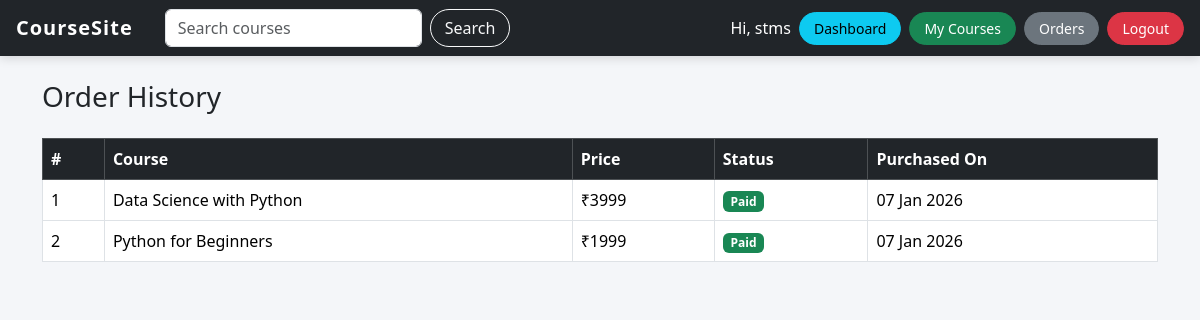
Screenshot of /orders/ (signed in) with the database file from the repository.
### core/models.py (models this page shows, shortened)
class Order(models.Model):
    student = models.ForeignKey(Student, on_delete=models.CASCADE)
    course = models.ForeignKey(Course, on_delete=models.CASCADE)
    amount = models.IntegerField()          # ← FIXED (NOT NULL)
    paid = models.BooleanField(default=False)
    created_at = models.DateTimeField(auto_now_add=True)

class Course(models.Model):
    title = models.CharField(max_length=200)
    description = models.TextField()
    price = models.IntegerField()
    image = models.ImageField(upload_to='courses/')
    category = models.ForeignKey(Category, on_delete=models.SET_NULL, null=True)

### core/views.py (the view)
# urls.py: path('orders/', views.order_history, name='order_history'),
@login_required
def order_history(request):
    student, _ = Student.objects.get_or_create(user=request.user)
    orders = Order.objects.filter(
        student=student,
        paid=True
    ).select_related('course').order_by('-id')
    return render(request, 'core/order_history.html', {
        'orders': orders
    })

### core/templates/core/order_history.html
{% extends 'core/base.html' %}
{% block content %}
<h3 class="mb-4">Order History</h3>
<table class="table table-bordered table-hover">
  <thead class="table-dark">
    <tr>
      <th>#</th>
      <th>Course</th>
      <th>Price</th>
      <th>Status</th>
      <th>Purchased On</th>
    </tr>
  </thead>
  <tbody>
    {% for order in orders %}
    <tr>
      <td>{{ forloop.counter }}</td>
      <td>{{ order.course.title }}</td>
      <td>₹{{ order.course.price }}</td>
      <td>
        <span class="badge bg-success">Paid</span>
      </td>
      <td>{{ order.created_at|date:"d M Y" }}</td>
    </tr>
    {% empty %}
    <tr>
      <td colspan="5" class="text-center text-muted">
        No orders found
      </td>
    </tr>
    {% endfor %}
  </tbody>
</table>
{% endblock %}

### core/templates/core/base.html (shortened to what this page needs)
<!DOCTYPE html>
<html>
<head>
  <link href="https://cdn.jsdelivr.net/npm/bootstrap@5.3.2/dist/css/bootstrap.min.css" rel="stylesheet">
  {% load static %}
  <link rel="stylesheet" href="{% static 'css/style.css' %}">
</head>
<body>
<nav class="navbar navbar-expand-lg navbar-dark bg-dark px-3">
  <a class="navbar-brand" href="/">CourseSite</a>
  {% if request.resolver_match.url_name not in 'student_dashboard my_courses cart' %}
  <form method="GET" action="/" class="d-flex ms-3">
    <input class="form-control me-2" name="q" placeholder="Search courses">
    <button class="btn btn-outline-light">Search</button>
  </form>
  {% endif %}
  <ul class="navbar-nav ms-auto align-items-center">
    {% if user.is_authenticated %}
      <span class="navbar-text text-white me-2">
        Hi, {{ user.username }}
      </span>
      <li class="nav-item me-2">
        <a href="{% url 'student_dashboard' %}"
           class="btn btn-sm {% if request.resolver_match.url_name == 'student_dashboard' %}btn-warning{% else %}btn-info{% endif %}">
          Dashboard
        </a>
      </li>
      <li class="nav-item me-2">
        <a href="{% url 'my_courses' %}"
           class="btn btn-sm {% if request.resolver_match.url_name == 'my_courses' %}btn-warning{% else %}btn-success{% endif %}">
          My Courses
        </a>
      </li>
      <li class="nav-item me-2">
        <a href="{% url 'order_history' %}" class="btn btn-secondary btn-sm">
          Orders
        </a>
      </li>
      <li class="nav-item">
        <a href="{% url 'logout' %}" class="btn btn-danger btn-sm">
          Logout
        </a>
      </li>
    {% endif %}
  </ul>
</nav>
<div class="container mt-4">
  {% block content %}{% endblock %}
</div>
</body>
</html>

### static/css/style.css (style rules this page uses)
body { background-color: #f4f6f9; font-family: "Segoe UI", Tahoma, Geneva, Verdana, sans-serif; }
.navbar { box-shadow: 0 2px 10px rgba(0, 0, 0, 0.15); }
.navbar-brand { font-weight: 700; letter-spacing: 1px; }
.navbar .btn { border-radius: 20px; padding: 5px 14px; }

### rows the page displays
Order: course "Data Science with Python", course.price "3999", created_at "07 Jan 2026"
Order: course "Python for Beginners", course.price "1999", created_at "07 Jan 2026"

### other values shown
{{ user.username }} "stms"
